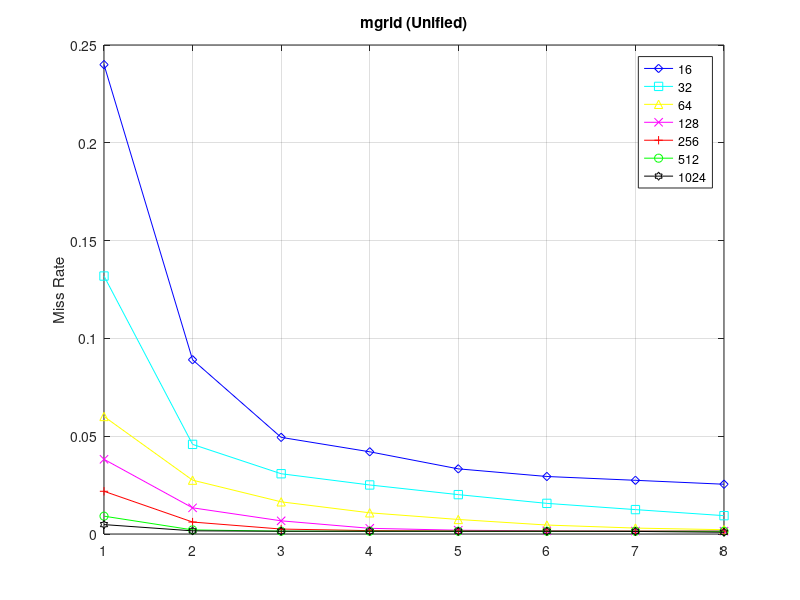
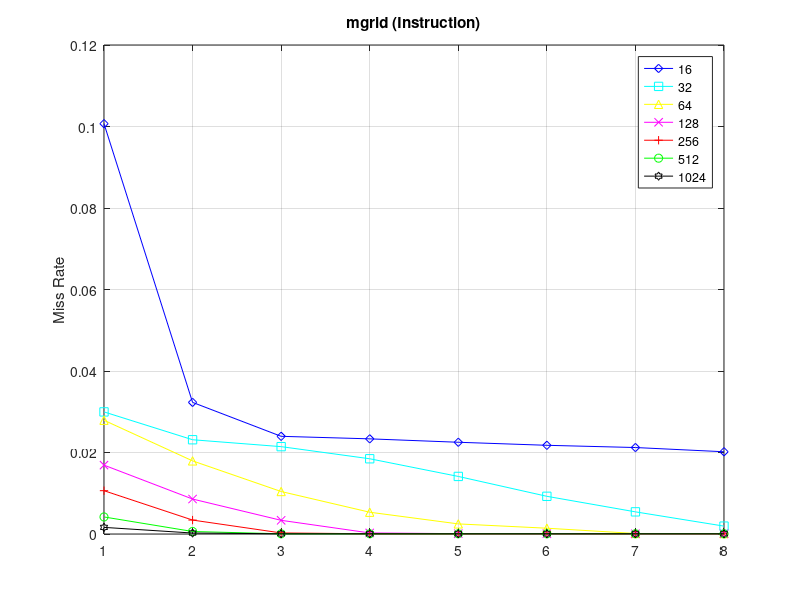
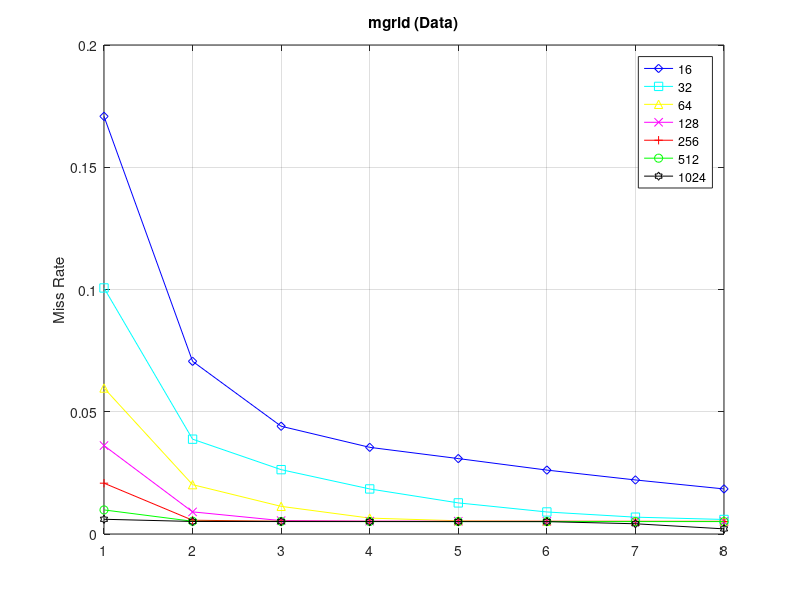

Reproduce these figures in MATLAB, in order.
set_assoc = [1, 2, 3, 4, 5, 6, 7, 8];
miss_rate_u = [0.239972	0.089075	0.049409	0.042031	0.033309	0.029403	0.027453	0.025443;	
		0.131882	0.045824	0.030810	0.025069	0.020132	0.015665	0.012474	0.009380;	
		0.060079	0.027524	0.016452	0.010835	0.007435	0.004582	0.003031	0.002196;	
	0.038196	0.013388	0.006736	0.002910	0.001931	0.001598	0.001497	0.001450;	
		0.021844	0.006116	0.002534	0.001726	0.001476	0.001433	0.001426	0.001423;	
		0.009114	0.002109	0.001439	0.001424	0.001419	0.001415	0.001413	0.001411;	
		0.004811	0.001617	0.001418	0.001412	0.001409	0.001405	0.001319	0.000893;
    ]; 
% miss rates obtained for unified caches 
miss_rate_i=[0.100696	0.032300	0.023972	0.023351	0.022514	0.021768	0.021221	0.020183;	
		0.029963	0.023131	0.021438	0.018464	0.014128	0.009252	0.005436	0.001934;	
		0.027914	0.017944	0.010427	0.005346	0.002479	0.001422	0.000128	0.000110;	
		0.016900	0.008581	0.003358	0.000261	0.000086	0.000070	0.000061	0.000056;	
		0.010628	0.003419	0.000263	0.000060	0.000054	0.000054	0.000054	0.000054;	
		0.004186	0.000616	0.000054	0.000054	0.000054	0.000054	0.000054	0.000054;	
		0.001625	0.000237	0.000054	0.000054	0.000054	0.000054	0.000054	0.000054; ]; 
% miss rates obtained for instruction caches 
miss_rate_d=[ 0.170805	0.070634	0.044072	0.035445	0.030853	0.026141	0.022106	0.018435;	
		0.100635	0.038784	0.026318	0.018434	0.012724	0.009014	0.006888	0.005948;	
		0.059704	0.020183	0.011306	0.006506	0.005407	0.005273	0.005240	0.005226;	
		0.036171	0.009054	0.005480	0.005244	0.005216	0.005203	0.005189	0.005172;	
		0.020786	0.005633	0.005220	0.005181	0.005155	0.005134	0.005119	0.005110;	
		0.009848	0.005210	0.005143	0.005115	0.005102	0.005094	0.005085	0.005081;	
		0.006027	0.005125	0.005096	0.005083	0.005071	0.005058	0.004188	0.002102;];
% miss rates obtained for data caches 
%nbr_sets = [16, 32, 64, 128, 256, 512, 1024]; 
figure(1); 
plot(set_assoc, miss_rate_u(1,:),'bd-',set_assoc, miss_rate_u(2,:), 'cs-', set_assoc, miss_rate_u(3,:), 'y^-',set_assoc, miss_rate_u(4,:), 'mx-',set_assoc, miss_rate_u(5,:),'r+-',set_assoc, miss_rate_u(6,:), 'go-', set_assoc, miss_rate_u(7,:), 'kh-'); 
legend('16', '32', '64', '128', '256', '512', '1024'); 
grid on; title('mgrid (Unified)'); 
% to be changed depending on the used benchmark xlabel('Set Associativity (blocks/set)'); 
ylabel('Miss Rate'); 
figure(2); 
plot(set_assoc, miss_rate_i(1,:),'bd-',set_assoc, miss_rate_i(2,:), 'cs-', set_assoc, miss_rate_i(3,:), 'y^-',set_assoc, miss_rate_i(4,:), 'mx-',set_assoc, miss_rate_i(5,:),'r+-',set_assoc, miss_rate_i(6,:), 'go-', set_assoc, miss_rate_i(7,:), 'kh-');
legend('16', '32', '64', '128', '256', '512', '1024');
grid on; title('mgrid (Instruction)'); 
% to be changed depending on the used benchmark xlabel('Set Associativity (blocks/set)'); 
ylabel('Miss Rate');
figure(3); 
plot(set_assoc, miss_rate_d(1,:),'bd-',set_assoc, miss_rate_d(2,:), 'cs-', set_assoc, miss_rate_d(3,:), 'y^-',set_assoc, miss_rate_d(4,:), 'mx-',set_assoc, miss_rate_d(5,:),'r+-',set_assoc, miss_rate_d(6,:), 'go-', set_assoc, miss_rate_d(7,:), 'kh-'); legend('16', '32', '64', '128', '256', '512', '1024'); 
grid on; title('mgrid (Data)'); 
% to be changed depending on the used benchmark xlabel('Set Associativity (blocks/set)');
ylabel('Miss Rate'); 